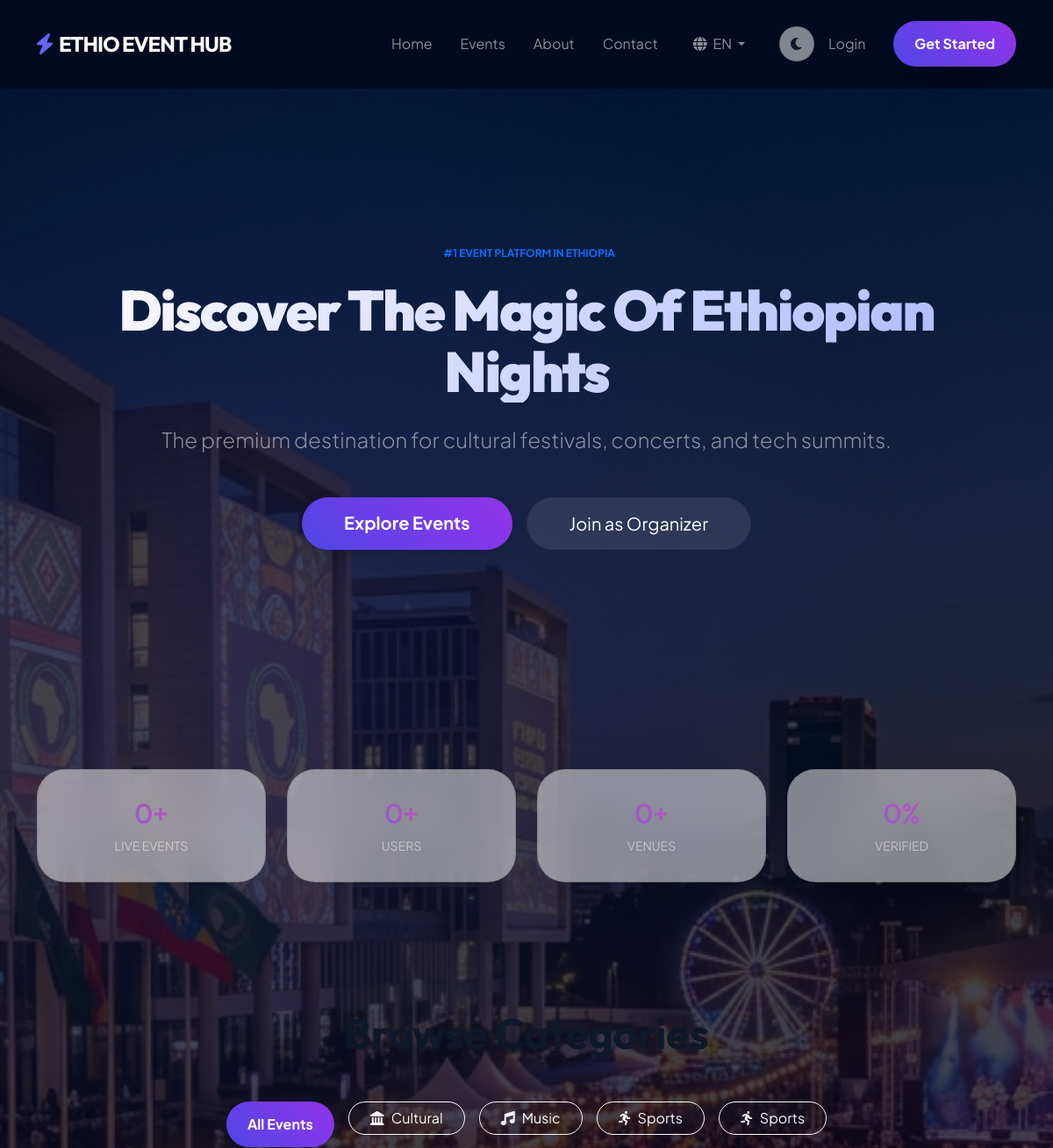
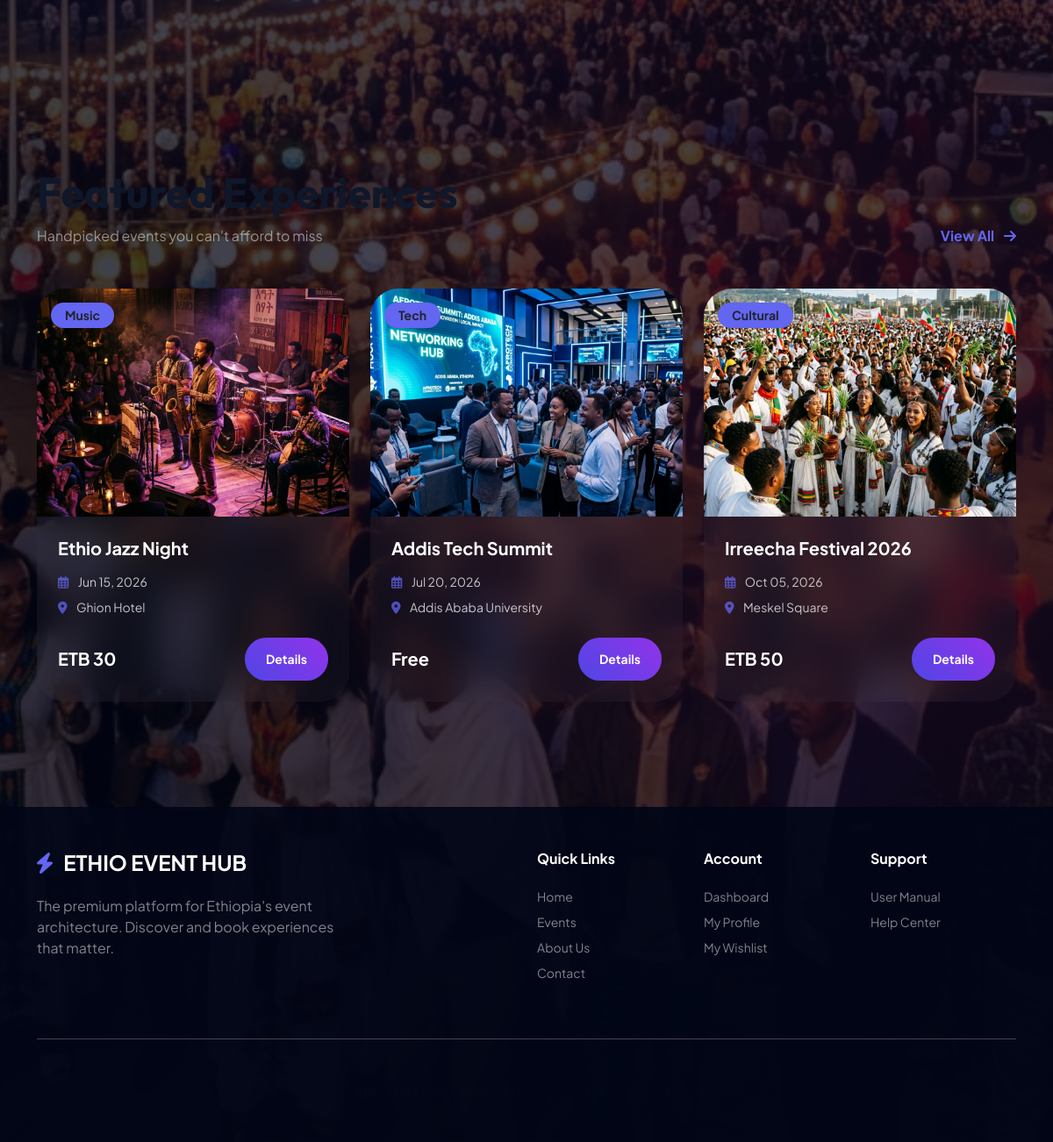
The page / on the database its author committed (2 pictures, top to bottom).
### tables this page shows
CREATE TABLE categories (
    id INT AUTO_INCREMENT PRIMARY KEY,
    name VARCHAR(50) NOT NULL,
    icon VARCHAR(50) DEFAULT 'fa-calendar',
    description TEXT
);

CREATE TABLE events (
    id INT AUTO_INCREMENT PRIMARY KEY,
    organizer_id INT NOT NULL,
    category_id INT NOT NULL,
    title VARCHAR(200) NOT NULL,
    description TEXT,
    event_date DATE NOT NULL,
    venue VARCHAR(200),
    capacity INT DEFAULT 100,
    price DECIMAL(10, 2) DEFAULT 0.00,
    image VARCHAR(255),
    created_at TIMESTAMP DEFAULT CURRENT_TIMESTAMP,
    FOREIGN KEY (organizer_id) REFERENCES users(id) ON DELETE CASCADE,
    FOREIGN KEY (category_id) REFERENCES categories(id) ON DELETE CASCADE
);

### includes/lang.php (called while the page is built, shortened)
<?php
$lang = $_SESSION['lang'] ?? 'en';
$translations_file = __DIR__ . '/translations.json';
$translations = [];
if (file_exists($translations_file)) {
    $json_content = file_get_contents($translations_file);
    $translations = json_decode($json_content, true);
}
function __($key) {
    global $translations, $lang;
    return $translations[$lang][$key] ?? $translations['en'][$key] ?? $key;
}
?>

### index.php (the view, shortened to what this page needs)
<?php
require_once __DIR__ . '/includes/lang.php';
$featuredEvents = [];
$dbError = false;
try {
    $pdo = getDB();
    $userId = $_SESSION['user_id'] ?? 0;
    $stmt = $pdo->prepare("
        SELECT e.*, c.name as category, c.id as category_id,
               (SELECT COUNT(*) FROM wishlist WHERE user_id = ? AND event_id = e.id) as is_wishlisted
        FROM events e
        JOIN categories c ON e.category_id = c.id
        WHERE e.event_date >= CURDATE()
        ORDER BY e.event_date ASC
        LIMIT 3
    ");
    $stmt->execute([$userId]);
    $featuredEvents = $stmt->fetchAll(PDO::FETCH_ASSOC);
} catch (PDOException $e) {
    error_log("Index page error: " . $e->getMessage());
    $dbError = true;
}
function getEventImage($category, $dbImage) {
    if (!empty($dbImage)) {
        $path = 'assets/images/' . $dbImage;
        if (file_exists(__DIR__ . '/' . $path)) {
            return $path;
        }
    }
    return 'assets/images/hero.png';
}
try {
    $stmt = $pdo->query("SELECT id, name, icon FROM categories ORDER BY name");
    $categoriesList = $stmt->fetchAll(PDO::FETCH_ASSOC);
} catch (PDOException $e) {
    $categoriesList = [];
}
?>
<!DOCTYPE html>
<html lang="en">
<head>
    <link href="https://cdn.jsdelivr.net/npm/bootstrap@5.3.0/dist/css/bootstrap.min.css" rel="stylesheet">
    <link rel="stylesheet" href="https://cdnjs.cloudflare.com/ajax/libs/font-awesome/6.0.0/css/all.min.css">
    <link rel="stylesheet" href="assets/css/style.css">
</head>
<body>
    <div class="bg-overlay"></div>
    <div class="hero-bg-image" style="background-image: url('assets/images/hero.png');"></div>
    <?php require_once __DIR__ . '/includes/navbar.php'; ?>
    <header class="hero-section">
        <div class="container">
            <span class="badge bg-soft-primary text-primary mb-3 px-3 py-2 rounded-pill animate-fade-in">
                <i class="fas fa-sparkles me-1"></i> #1 EVENT PLATFORM IN ETHIOPIA
            </span>
            <h1 class="hero-title animate-fade-in"><?= __('welcome') ?></h1>
            <p class="lead mb-5 fs-4 text-white-50 animate-fade-in" style="animation-delay: 0.1s"><?= __('subtitle') ?></p>
            <div class="d-flex justify-content-center gap-3 animate-fade-in" style="animation-delay: 0.2s">
                <a href="pages/events.php" class="btn btn-primary btn-lg px-5 shadow"><?= __('explore_events') ?></a>
                <a href="pages/register.php" class="btn btn-secondary btn-lg px-5"><?= __('join_organizer') ?></a>
            </div>
        </div>
    </header>
    <section class="container my-5 py-5">
        <div class="row g-4 text-center">
            <div class="col-md-3 col-6"><div class="stat-item"><h2 class="counter" data-target="500" data-suffix="+">0+</h2><p class="text-white-50 small mb-0"><?= __('stats_events') ?></p></div></div>
            <div class="col-md-3 col-6"><div class="stat-item"><h2 class="counter" data-target="12000" data-suffix="+">0+</h2><p class="text-white-50 small mb-0"><?= __('stats_users') ?></p></div></div>
            <div class="col-md-3 col-6"><div class="stat-item"><h2 class="counter" data-target="50" data-suffix="+">0+</h2><p class="text-white-50 small mb-0"><?= __('stats_venues') ?></p></div></div>
            <div class="col-md-3 col-6"><div class="stat-item"><h2 class="counter" data-target="100" data-suffix="%">0%</h2><p class="text-white-50 small mb-0"><?= __('stats_verified') ?></p></div></div>
        </div>
    </section>
    <section class="py-5">
        <div class="container text-center">
            <h2 class="fw-bold mb-5 display-5"><?= __('browse_categories') ?></h2>
            <div class="row g-3 justify-content-center mb-5">
                <div class="col-auto">
                    <button class="btn btn-primary rounded-pill px-4 category-filter-btn active" data-id="0"><?= __('all_events') ?></button>
                </div>
                <?php foreach ($categoriesList as $cat): ?>
                <div class="col-auto">
                    <button class="btn btn-outline-light rounded-pill px-4 category-filter-btn" data-id="<?= $cat['id'] ?>">
                        <i class="fas fa-<?= $cat['icon'] ?> me-2"></i><?= htmlspecialchars($cat['name']) ?>
                    </button>
                </div>
                <?php endforeach; ?>
            </div>
        </div>
    </section>
    <section class="container my-5 py-5">
        <div class="d-flex justify-content-between align-items-end mb-5">
            <div>
                <h2 class="fw-bold display-5 mb-2"><?= __('featured_experiences') ?></h2>
                <p class="text-white-50 mb-0">Handpicked events you can't afford to miss</p>
            </div>
            <a href="pages/events.php" class="text-accent fw-bold text-decoration-none"><?= __('view_all') ?> <i class="fas fa-arrow-right ms-2"></i></a>
        </div>
        <div class="row" id="featured-events-container" style="transition: opacity 0.3s ease;">
            <?php if ($dbError): ?>
                <div class="col-12 text-center py-5 text-white-50">Unable to load events.</div>
            <?php else: foreach ($featuredEvents as $event):
                $priceLabel = ($event['price'] > 0) ? 'ETB ' . number_format($event['price'], 0) : 'Free';
                $eventImg = getEventImage($event['category'], $event['image']);
            ?>
                <div class="col-md-4 mb-4">
                    <div class="featured-card h-100 border-0">
                        <div style="height: 260px; position: relative;">
                            <img src="<?= htmlspecialchars($eventImg) ?>" class="w-100 h-100" style="object-fit: cover;">
                            <div class="position-absolute top-0 start-0 m-3 px-3 py-1 rounded-pill bg-accent text-dark small fw-bold">
                                <?= htmlspecialchars($event['category']) ?>
                            </div>
                        </div>
                        <div class="card-body p-4">
                            <h4 class="card-title fw-bold text-white h5 mb-3"><?= htmlspecialchars($event['title']) ?></h4>
                            <div class="d-flex flex-column gap-2 mb-4 opacity-75 text-white small">
                                <div><i class="far fa-calendar-alt me-2 text-accent"></i> <?= date('M d, Y', strtotime($event['event_date'])) ?></div>
                                <div><i class="fas fa-map-marker-alt me-2 text-accent"></i> <?= htmlspecialchars($event['venue']) ?></div>
                            </div>
                            <div class="d-flex justify-content-between align-items-center">
                                <span class="fw-bold text-white fs-5"><?= $priceLabel ?></span>
                                <a href="pages/event_details.php?id=<?= (int)$event['id'] ?>" class="btn btn-primary btn-sm px-4">Details</a>
                            </div>
                        </div>
                    </div>
                </div>
            <?php endforeach; endif; ?>
        </div>
    </section>
    <footer class="py-5 mt-5">
        <div class="container">
            <div class="row g-4 text-start">
                <div class="col-lg-4">
                    <h4 class="fw-bold text-white mb-4"><i class="fas fa-bolt me-2 text-accent"></i> ETHIO EVENT HUB</h4>
                    <p class="text-white-50">The premium platform for Ethiopia's event architecture. Discover and book experiences that matter.</p>
                </div>
                <div class="col-lg-2 offset-lg-2">
                    <h6 class="text-white fw-bold mb-4">Quick Links</h6>
                    <ul class="list-unstyled text-white-50 small">
                        <li class="mb-2"><a href="index.php" class="text-decoration-none text-reset">Home</a></li>
                        <li class="mb-2"><a href="pages/events.php" class="text-decoration-none text-reset">Events</a></li>
                        <li class="mb-2"><a href="pages/about.php" class="text-decoration-none text-reset">About Us</a></li>
                        <li class="mb-2"><a href="pages/contact.php" class="text-decoration-none text-reset">Contact</a></li>
                    </ul>
                </div>
                <div class="col-lg-2">
                    <h6 class="text-white fw-bold mb-4">Account</h6>
                    <ul class="list-unstyled text-white-50 small">
                        <li class="mb-2"><a href="pages/dashboard.php" class="text-decoration-none text-reset">Dashboard</a></li>
                        <li class="mb-2"><a href="pages/profile.php" class="text-decoration-none text-reset">My Profile</a></li>
                        <li class="mb-2"><a href="pages/wishlist.php" class="text-decoration-none text-reset">My Wishlist</a></li>
                    </ul>
                </div>
                <div class="col-lg-2">
                    <h6 class="text-white fw-bold mb-4">Support</h6>
                    <ul class="list-unstyled text-white-50 small">
                        <li class="mb-2"><a href="docs/USER_MANUAL.md" class="text-decoration-none text-reset">User Manual</a></li>
                        <li class="mb-2"><a href="pages/contact.php" class="text-decoration-none text-reset">Help Center</a></li>
                    </ul>
                </div>
            </div>
            <hr class="border-white opacity-10 my-5">
            <p class="small opacity-25 text-center mb-0">&copy; 2026 EthioEvent Hub. Developed by Team Mesfin et al. All rights reserved.</p>
        </div>
    </footer>
</body>
</html>

### rows shown on the page
categories: name "Sports"
events: category+image (picture), category.name "Music", title "Ethio Jazz Night", event_date "Jun 15, 2026", venue "Ghion Hotel", price "ETB 30"
events: category+image (picture), category.name "Tech", title "Addis Tech Summit", event_date "Jul 20, 2026", venue "Addis Ababa University", price "Free"
events: category+image (picture), category.name "Cultural", title "Irreecha Festival 2026", event_date "Oct 05, 2026", venue "Meskel Square", price "ETB 50"

### other values the page prints
__('home') "Home"
__('events') "Events"
__('about') "About"
__('contact') "Contact"
$lang "EN"
__('login') "Login"
__('get_started') "Get Started"
__('welcome') "Discover The Magic Of Ethiopian Nights"
__('subtitle') "The premium destination for cultural festivals, concerts, and tech summits."
__('explore_events') "Explore Events"
__('join_organizer') "Join as Organizer"
__('stats_events') "LIVE EVENTS"
__('stats_users') "USERS"
__('stats_venues') "VENUES"
__('stats_verified') "VERIFIED"
